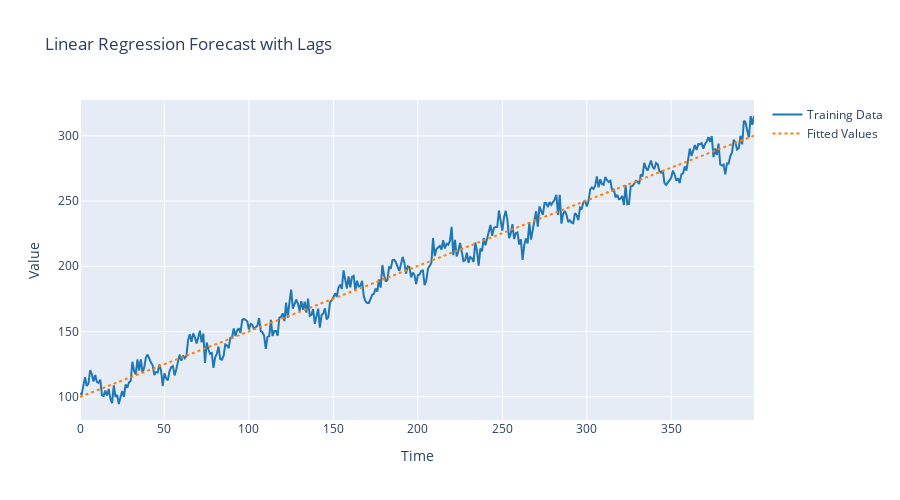

Notebook code cell kept with this figure:
### Code cell
# Plot forecast
fig = plot_forecast(
    fit,
    prediction_intervals=True,
    title="Linear Regression Forecast with Lags",
    height=500
)

fig.show()

print("\n📊 The plot shows:")
print("  • Blue line: Training data (actual values)")
print("  • Red line: Test data (actual values)")
print("  • Green line: Model predictions")
print("  • Shaded region: 95% prediction intervals")

### Figure 1 — Plotly figure (JSON) as saved in the notebook; plotly's stock layout.template omitted (floating-point values rounded to 4 significant figures; data arrays with more than 128 entries replaced by an {"elided": "..."} marker saying what was removed)
{"data": [{"line": {"color": "#1f77b4", "width": 2}, "mode": "lines", "name": "Training Data", "type": "scatter", "x": {"elided": "400 int values"}, "y": {"elided": "400 float values"}}, {"line": {"color": "#ff7f0e", "dash": "dot", "width": 2}, "mode": "lines", "name": "Fitted Values", "type": "scatter", "x": {"elided": "400 int values"}, "y": {"elided": "400 float values"}}], "layout": {"height": 500, "hovermode": "x unified", "showlegend": true, "title": {"text": "Linear Regression Forecast with Lags"}, "xaxis": {"title": {"text": "Time"}}, "yaxis": {"title": {"text": "Value"}}}}
